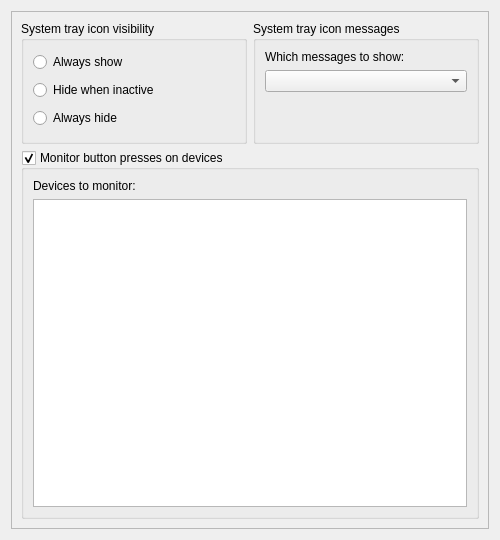
<ui version="4.0" >
 <class>Dialog</class>
 <widget class="QDialog" name="Dialog" >
  <property name="geometry" >
   <rect>
    <x>0</x>
    <y>0</y>
    <width>500</width>
    <height>540</height>
   </rect>
  </property>
  <property name="windowTitle" >
   <string>Dialog</string>
  </property>
  <layout class="QGridLayout" >
   <item row="0" column="0" >
    <widget class="QFrame" name="frame" >
     <property name="frameShape" >
      <enum>QFrame::StyledPanel</enum>
     </property>
     <property name="frameShadow" >
      <enum>QFrame::Raised</enum>
     </property>
     <layout class="QGridLayout" >
      <item row="0" column="0" >
       <widget class="QGroupBox" name="groupBox_2" >
        <property name="title" >
         <string>System tray icon visibility</string>
        </property>
        <layout class="QGridLayout" >
         <item row="0" column="0" >
          <widget class="QRadioButton" name="radioButton" >
           <property name="text" >
            <string>Always show</string>
           </property>
          </widget>
         </item>
         <item row="1" column="0" >
          <widget class="QRadioButton" name="radioButton_2" >
           <property name="text" >
            <string>Hide when inactive</string>
           </property>
          </widget>
         </item>
         <item row="2" column="0" >
          <widget class="QRadioButton" name="radioButton_3" >
           <property name="text" >
            <string>Always hide</string>
           </property>
          </widget>
         </item>
        </layout>
       </widget>
      </item>
      <item row="0" column="1" >
       <widget class="QGroupBox" name="groupBox_3" >
        <property name="title" >
         <string>System tray icon messages</string>
        </property>
        <layout class="QGridLayout" >
         <item row="0" column="0" >
          <widget class="QLabel" name="label_2" >
           <property name="text" >
            <string>Which messages to show:</string>
           </property>
          </widget>
         </item>
         <item row="1" column="0" >
          <widget class="QComboBox" name="MessageShowComboBox" />
         </item>
         <item row="2" column="0" >
          <spacer>
           <property name="orientation" >
            <enum>Qt::Vertical</enum>
           </property>
           <property name="sizeType" >
            <enum>QSizePolicy::Minimum</enum>
           </property>
           <property name="sizeHint" >
            <size>
             <width>20</width>
             <height>40</height>
            </size>
           </property>
          </spacer>
         </item>
        </layout>
       </widget>
      </item>
      <item row="1" column="0" colspan="2" >
       <widget class="QGroupBox" name="groupBox" >
        <property name="title" >
         <string>Monitor button presses on devices</string>
        </property>
        <property name="checkable" >
         <bool>true</bool>
        </property>
        <layout class="QGridLayout" >
         <item row="0" column="0" >
          <widget class="QLabel" name="label" >
           <property name="text" >
            <string>Devices to monitor:</string>
           </property>
          </widget>
         </item>
         <item row="1" column="0" >
          <widget class="QListWidget" name="listWidget" />
         </item>
        </layout>
       </widget>
      </item>
     </layout>
    </widget>
   </item>
  </layout>
 </widget>
 <resources/>
 <connections/>
</ui>
